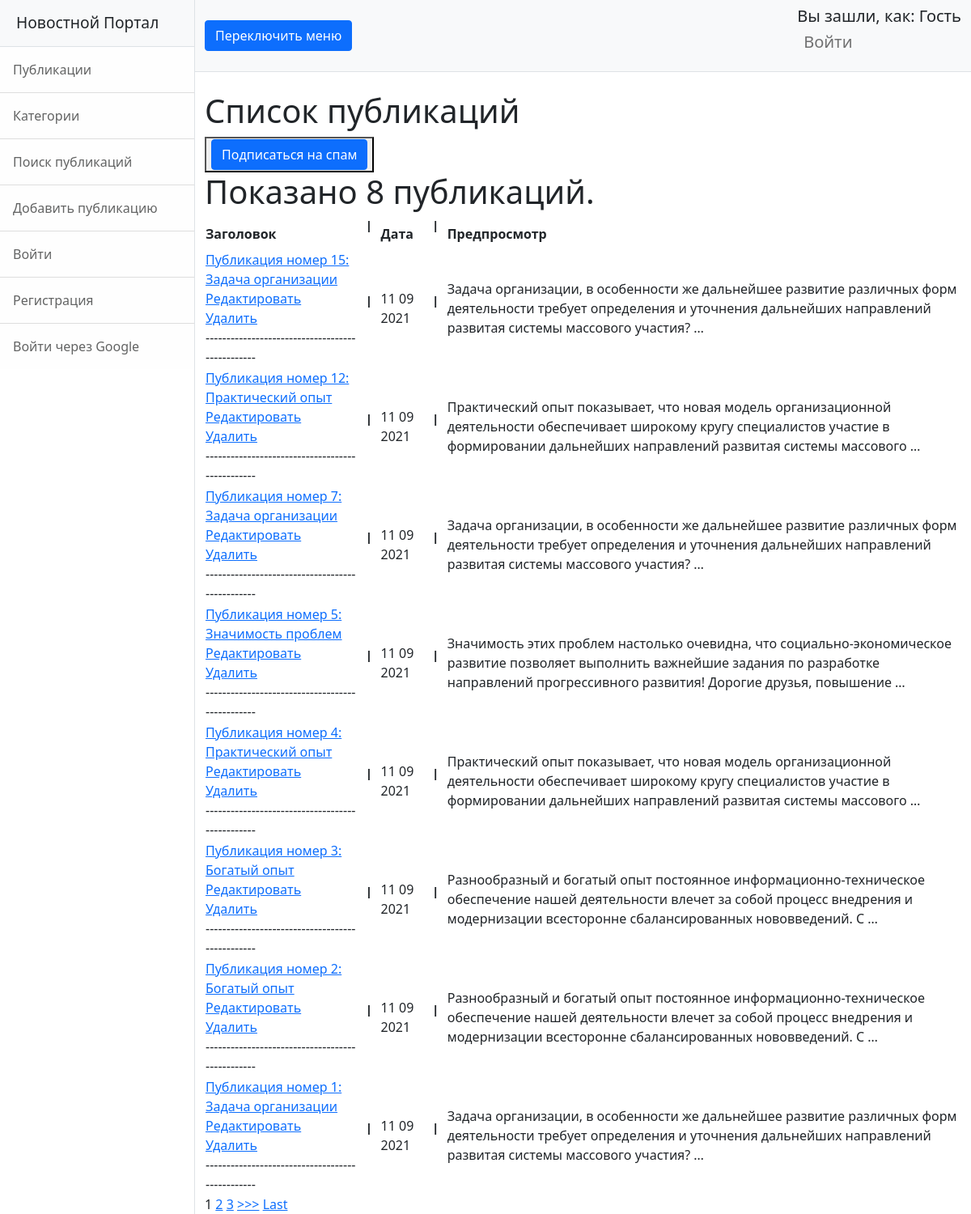
Page /category/4 on the committed database.
### news/models.py (models this page shows, shortened)
class Post(models.Model):
    news = 'NS'
    article = 'AL'
    TYPES = [
        (news, 'Новость'),
        (article, 'Статья')
    ]
    type = models.CharField(max_length=2, choices=TYPES, default=news)
    date = models.DateTimeField(auto_now_add=True, verbose_name='Дата')
    name = models.CharField(max_length=255, verbose_name='Название')
    body = models.TextField()
    rating = models.SmallIntegerField(default=0, verbose_name='Рейтинг')
    author = models.ForeignKey(Author, on_delete=models.CASCADE)
    category = models.ManyToManyField(Category, through='PostCategory')
    class Meta:
        verbose_name = 'Публикация'
        verbose_name_plural = 'Публикации'

### news/views.py (the view)
# urls.py: path('category/<int:pk>', CategoryView.as_view(), name='category_list'),
class CategoryView(ListView):
    model = Post  # указываем модель, объекты которой мы будем выводить
    template_name = 'news/category.html'  # указываем имя шаблона, в котором будет лежать HTML, в котором будут все инструкции о том, как именно пользователю должны вывестись наши объекты
    paginate_by = 5
    def get_context_data(self, **kwargs):  # забираем отфильтрованные объекты переопределяя метод get_context_data у наследуемого класса (привет, полиморфизм, мы скучали!!!)
        context = super().get_context_data(**kwargs)
        id = self.kwargs.get('pk')
        print(f"This is cat id: {id}")
        context['categoryview'] = Post.objects.filter(category=id).order_by('-date')  # вписываем наш фильтр в контекст
        return context

### news/templatetags/my_filters.py (called while the page is built)
@register.filter(name='censor')  # регистрируем наш фильтр под именем multiply, чтоб django понимал, что это именно фильтр, а не простая функция
def censor(value):  # первый аргумент здесь это то значение, к которому надо применить фильтр, второй аргумент — это аргумент фильтра, т. е. примерно следующее будет в шаблоне value|multiply:arg
    cens_filt = ['блять', 'бля']
    text_to_check = value
    for idx, i in enumerate(cens_filt):
        text_to_check = text_to_check.replace(i,'ТУТ БЫЛ МАТ')
    return text_to_check

### templates/news/category.html (shortened to what this page needs)
{% extends 'flatpages/default.html' %}
{% load my_filters %}
{% block content %}
<h1>Список публикаций</h1>
<button> <a class="btn btn-primary" href="/news/subscribe/"> Подписаться на спам</a> </button>
<h1>Показано {{ categoryview|length }} публикаций.</h1>
    <table>
            <tr>
                <td>
                    <b>Заголовок</b>
                </td>
                <td>
                     <b><pre> | </pre></b>
                </td>
                <td>
                    <b>Дата</b>
                </td>
                <td>
                     <b><pre> | </pre></b>
                </td>
                <td>
                    <b>Предпросмотр</b>
                </td>
            </tr>
        {% for post in categoryview %}
            <tr>
                <td>
                   <a href="/news/{{post.id}}">{{ post.name|censor }} </a>
                    <br>
                    <a href="/news/{{post.id}}/edit">Редактировать</a>
                    <br>
                    <a href="/news/{{post.id}}/delete">Удалить</a>
                    <br>
                    ------------------------------------------------
                </td>
                <td>
                     <b><pre> | </pre></b>
                </td>
                <td>
                    {{post.date|date:'d m Y'}}
                </td>
                <td>
                    <b><pre> | </pre></b>
                </td>
                <td>
                    {{post.body|truncatewords:20|censor}}
                </td>
            </tr>
        {% endfor %}
        </table>
{% if is_paginated %}
    {% for num in page_obj.paginator.page_range %}
        {% if page_obj.number == num %}
            <a>{{ num }}</a>
        {% elif num > page_obj.number|add:'-3' and num < page_obj.number|add:'3' %}
            <a href="?page={{ num }}">{{ num }}</a>
        {% endif %}
    {% endfor %}
    {% if page_obj.has_next %}
        <a href="?page={{ page_obj.next_page_number }}">>>></a>
        <a href="?page={{ page_obj.paginator.num_pages }}">Last</a>
    {% endif %}
{% endif %}
{% endblock content %}

### rows in the picture
Post: name|censor "Публикация номер 15: Задача организации", date "11 09 2021", body|censor "Задача организации, в особенности же дальнейшее развитие различных форм деятельности требует определения и уточнения дальнейших направлений развитая системы массового участия? …"
Post: name|censor "Публикация номер 12: Практический опыт", date "11 09 2021", body|censor "Практический опыт показывает, что новая модель организационной деятельности обеспечивает широкому кругу специалистов участие в формировании дальнейших направлений развитая системы массового …"
Post: name|censor "Публикация номер 7: Задача организации", date "11 09 2021", body|censor "Задача организации, в особенности же дальнейшее развитие различных форм деятельности требует определения и уточнения дальнейших направлений развитая системы массового участия? …"
Post: name|censor "Публикация номер 5: Значимость проблем", date "11 09 2021", body|censor "Значимость этих проблем настолько очевидна, что социально-экономическое развитие позволяет выполнить важнейшие задания по разработке направлений прогрессивного развития! Дорогие друзья, повышение …"
Post: name|censor "Публикация номер 4: Практический опыт", date "11 09 2021", body|censor "Практический опыт показывает, что новая модель организационной деятельности обеспечивает широкому кругу специалистов участие в формировании дальнейших направлений развитая системы массового …"
Post: name|censor "Публикация номер 3: Богатый опыт", date "11 09 2021", body|censor "Разнообразный и богатый опыт постоянное информационно-техническое обеспечение нашей деятельности влечет за собой процесс внедрения и модернизации всесторонне сбалансированных нововведений. С …"
Post: name|censor "Публикация номер 2: Богатый опыт", date "11 09 2021", body|censor "Разнообразный и богатый опыт постоянное информационно-техническое обеспечение нашей деятельности влечет за собой процесс внедрения и модернизации всесторонне сбалансированных нововведений. С …"
Post: name|censor "Публикация номер 1: Задача организации", date "11 09 2021", body|censor "Задача организации, в особенности же дальнейшее развитие различных форм деятельности требует определения и уточнения дальнейших направлений развитая системы массового участия? …"

### other values in the picture
{{ categoryview|length }} "8"
{{ num }} "1"
{{ num }} "2" "3"
